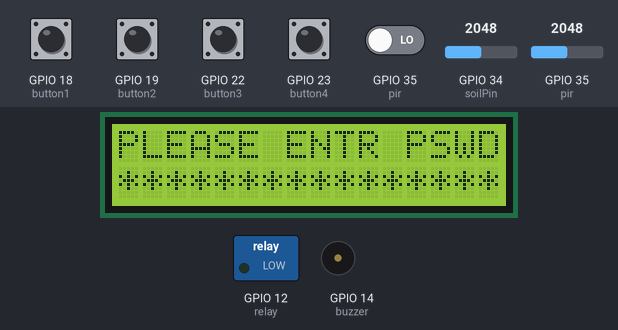
A sketch run on a simulated ESP32. Shown: 16×2 character LCD, switched loads named in the sketch (green lamp = pin HIGH), buzzer (waves = sounding, pin HIGH). The inputs (shaded band) are chosen by the test bench; at power-on: GPIO 18 (button1), GPIO 19 (button2), GPIO 22 (button3), GPIO 23 (button4), GPIO 35 (pir) LOW, GPIO 34 (soilPin) = 2048, GPIO 35 (pir) = 2048. WiFi joins after 1.5 s; servers stay silent unless stated; uploads are accepted with an empty reply; what the sketch prints to the serial monitor is not drawn.

Above: at 5.4 s.
5.5 s: GPIO 34 (soilPin) set to 579
8.4 s: GPIO 34 (soilPin) set to 498
At 9.5 s:
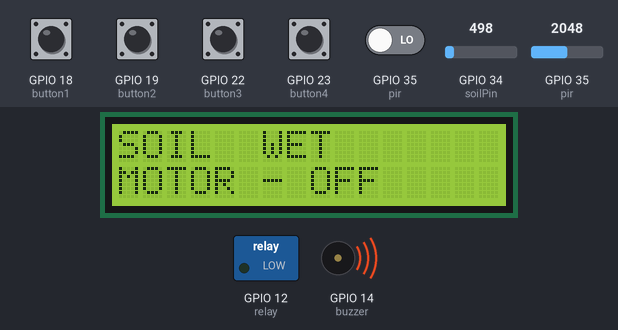
11.7 s: GPIO 34 (soilPin) set to 590
At 13.9 s:
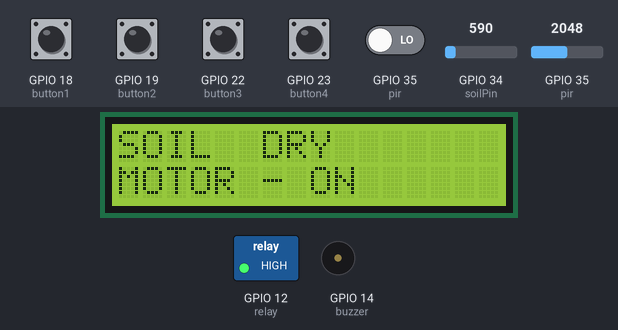
14.5 s: GPIO 18 (button1) pulled HIGH for 0.7 s
At 15.0 s:
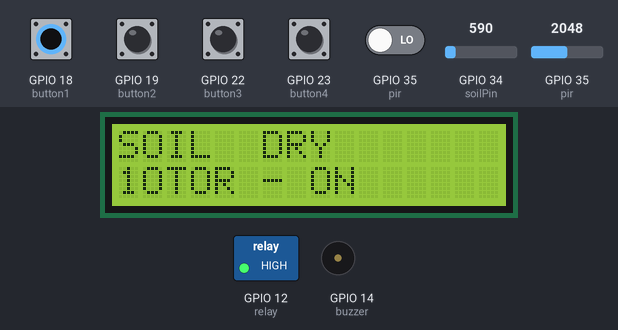
16.7 s: GPIO 19 (button2) pulled HIGH for 0.7 s
At 17.2 s:
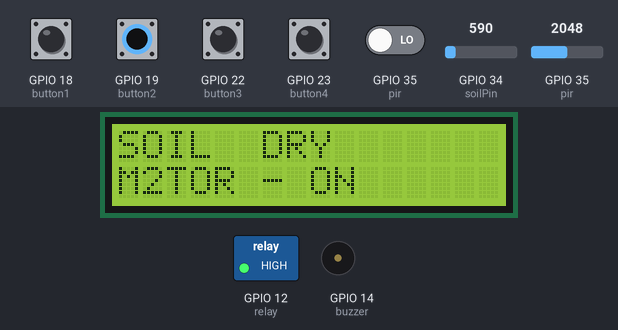
18.9 s: GPIO 22 (button3) pulled HIGH for 0.7 s
At 19.4 s:
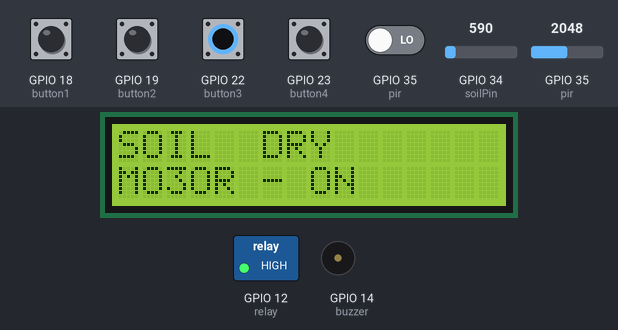
Timing chart, 0 to 21.9 s (numbered marks = the images above; inputs shaded):
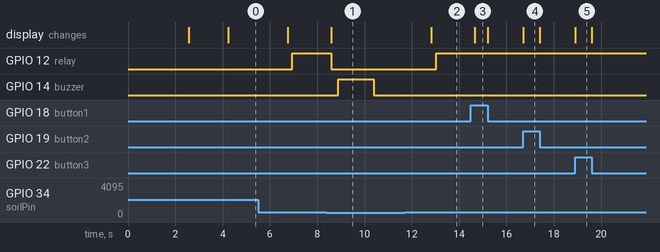

Measured:
- the behaviour switches between 550 and 549 on GPIO 34 (soilPin) (found by bisection; images 0 and 1)
- after the input at 8.4 s, GPIO 12 (relay): HIGH → LOW after 0.20 s; GPIO 14 (buzzer): LOW → HIGH after 0.50 s, → LOW 1.5 s later; the display: changes after 0.20 s (image 1)
- after the input at 11.7 s, GPIO 12 (relay): LOW → HIGH after 1.3 s; GPIO 14 (buzzer): stays LOW (without the input it goes to HIGH after 1.4 s); the display: changes after 1.1 s (image 2)
- after the input at 14.5 s, the display: changes after 0.17 s (image 3)
- after the input at 16.7 s, the display: changes at once (image 4)
- after the input at 18.9 s, the display: changes at once (image 5)

The sketch:

smart_irrigation_ace.ino
```cpp
/*
 * heart patient monitoring system
 *  * hotspot name : project12
 * hotspot possword : project123456
 */

#include <WiFi.h>
#include <HTTPClient.h>
#include <LiquidCrystal.h>
#include <String.h>
#include <stdlib.h>
#include <String.h>

#define button1 18
#define button2 19
#define button3 22
#define button4 23

int p = 0;

#define soilPin 34
#define pir 35
#define buzzer 14
#define relay 12

LiquidCrystal lcd (15,2,4,16,17,5);

// WiFi parameters to be configured
const char* ssid = "project12"; // Hoofdlettergevoelig
const char* password = "project123456"; // Hoofdlettergevoelig

 String a = "http://sms.scubedigi.com/api.php?username=Mydreamacd&password=Mydre@m123&to=8008633011&from=MYDREM&message=";
String msg = "\0";

int flags = 0;
char pass[5] = "\0";
char pass1[5] = "1234";
char pass2[5] = "4321";

int i = 0;

String hbvalue = "\0";
String S = "N";
String M = "N";
float temp1=0.0;
String gas1 = "\0";


int soil = 0;
int flag = 0;

String otp[11] = {"62","72","71","75","97","79","92","79","95","83","99"} ;
unsigned int no = 0;
unsigned hb = 0;
unsigned temp2 = 0;

void beep()
{
   digitalWrite(buzzer, HIGH);
   delay(1500);
    digitalWrite(buzzer, LOW);
    delay(100);
}
void showprojectname ()
{
  lcd.clear();
    lcd.setCursor(0,0);
    lcd.print("SMART IRRIGATION S/M");
    lcd.setCursor(0,1);
    lcd.print("....................");
  delay(2500);
}

void setup() {
  // put your setup code here, to run once:
Serial.begin(9600);
  lcd.begin(16,2);

 pinMode(soilPin,INPUT);
pinMode(pir,INPUT);
pinMode(relay,OUTPUT);
pinMode(buzzer,OUTPUT);

showprojectname ();

lcd.clear();
lcd.setCursor(0,0);
        lcd.print("CONNECTING--TO");
        lcd.setCursor( 2,1);
         lcd.print(ssid);
         delay(100);

  Serial.print("Bezig met verbinden");
  WiFi.begin(ssid, password); // Connect to WiFi

  // while wifi not connected yet, print '.'
  // then after it connected, get out of the loop
  while (WiFi.status() != WL_CONNECTED) {
     delay(500);
     Serial.print(".");
  }

  // Verbonden.
  Serial.println("OK!");

  // Access Point (SSID).
  Serial.print("SSID: ");
  Serial.println(WiFi.SSID());

  // IP adres.
  Serial.print("IP: ");
  Serial.println(WiFi.localIP());
Serial.println("state---------------1");
  // Signaalsterkte.
  long rssi = WiFi.RSSI();
  Serial.print("Signaal sterkte (RSSI): ");
  Serial.print(rssi);
  Serial.println(" dBm");
  Serial.println("");
/*
Serial.println("sending welcome message............");

 if(WiFi.status()== WL_CONNECTED){ //Check WiFi connection status

    HTTPClient http; //Declare an object of class HTTPClient
 //  http.begin("http://sms.scubedigi.com/api.php?username=Mydreamacd&password=Mydre@m123&to=9652490222&from=MYDREM&message=KIT%20STARTED"); //Specify request destination


int httpCode = http.GET(); //Send the request
    if (httpCode > 0) { //Check the returning code
      String payload = http.getString(); //Get the request response payload
      Serial.println(payload); //Print the response payload
    }
    http.end(); //Close connection

delay(4000);
}
*/


}

void loop() {

soil = analogRead(soilPin);
Serial.println("soil="+String(soil));
Serial.print("pir = "); Serial.println(digitalRead(pir));

  lcd.clear ();
  lcdstring (0,0,"PLEASE ENTR PSWD");
  lcdstring (0,1,"****************");
  delay(2500);

  lcd.clear ();
  lcdstring (0,0,"    PASSWORD    ");

Serial.println("in password while loop");

while(i<4)
{
  soil = analogRead(soilPin);
Serial.println("soil="+String(soil));
Serial.print("pir = "); Serial.println(digitalRead(pir));

 if (digitalRead(button1) == HIGH)
  {
      Serial.println("BUTTON --1");
    pass[i]='1';
    lcd.setCursor(i,1);
    lcd.print(pass[i]);
    i++;
    delay(100);
    while(digitalRead(button1)==HIGH);
  }
  else if (digitalRead(button2) == HIGH)
  {
      Serial.println("BUTTON --2");
    pass[i]='2';
    lcd.setCursor(i,1);
    lcd.print(pass[i]);
    i++;
    delay(100);
    while(digitalRead(button2)==HIGH);
  }
   else if (digitalRead(button3) == HIGH)
  {
      Serial.println("BUTTON --3");
    pass[i]='3';
    lcd.setCursor(i,1);
    lcd.print(pass[i]);
    i++;
    delay(100);
    while(digitalRead(button3)==HIGH);
  }
  else if (digitalRead(button4) == HIGH)
  {
      Serial.println("BUTTON --4");
    pass[i]='4';
    lcd.setCursor(i,1);
    lcd.print('4');
    i++;
    delay(100);
    while(digitalRead(button4)==HIGH);
  }

 if(soil<550)
{
  M = "N";
  S = "Y";
Serial.println("******soil alert *********");
  lcd.clear();
  lcd.setCursor(0,0);
    lcd.print("SOIL  WET      ");
    lcd.setCursor(0,1);
    lcd.print("MOTOR - OFF");
    digitalWrite(relay,LOW);
delay(300);
    beep ();
    gas1 = 'H';

    if (flags == 1)
    {
      flags = 0;
    msg = a + "SOIL%20WET%0AMOTOR%20OFF";
send2server ();
    }
//rs = r + String(temp1)+"&b="+S+"&c="+M;
//send2server ();
delay(2000);

}
else
{
   lcd.clear();
  lcd.setCursor(0,0);
    lcd.print("SOIL  DRY      ");
    lcd.setCursor(0,1);
    lcd.print("MOTOR - ON  ");
    delay(200);
    digitalWrite(relay,HIGH);
    if (flags == 0)
    {
      flags = 1;
    msg = a + "SOIL%20DRY%0AMOTOR%20ON";
send2server ();
    }
delay(300);
}

p = analogRead(pir);
Serial.println("pir = "+String(p));

 if ((p > 1500)&&(flag==1))
{
  M = "N";
  S = "Y";
Serial.println("****** pir alert *********");
  lcd.clear();
  lcd.setCursor(0,0);
    lcd.print("PIR DETECTED     ");
    lcd.setCursor(0,1);
    lcd.print("SENDING SMS          ");
delay(300);
    beep ();
    gas1 = 'H';

msg = a + "PIR%20DETECTED%20PLEASE%20CHECK";
send2server ();
//rs = r + String(temp1)+"&b="+S+"&c="+M;
//send2server ();
delay(2000);
}
}
pass[4] = '\0';
Serial.print(F("enterred password = ")); Serial.println(pass);
i = 0;

  if(strcmp(pass,pass1)==0)
  {
    Serial.println("pasworddd  matched.....");
  lcdstring (0,0,"PASSWORD MATCHED     ");
  lcdstring (0,1,"                       ");
  delay(2000);
  flag = 1;
  lcdstring (0,0,"PIR ACTIVATED");
  lcdstring (0,1,"                   ");
  delay(2000);

  }
  else    if(strcmp(pass,pass2)==0)
  {
    Serial.println("pasworddd  matched222.....");
  lcdstring (0,0,"PASSWORD MATCHED     ");
  lcdstring (0,1,"                         ");
  delay(2000);
 flag = 0;
  lcdstring (0,0,"PIR DE-ACTIVATED");
  lcdstring (0,1,"                      ");
  delay(2000);

  }
  else
  {
    Serial.println("wrong pasworddd");
    beep ();


  lcdstring (0,0,"WRONG PASSWORD      ");
  lcdstring (0,1,"TRY AGAIN             ");
  delay(2000);
}


}// loop

void send2server ()
{
Serial.print("msg = "); Serial.println(msg);
if(WiFi.status()== WL_CONNECTED){ //Check WiFi connection status

    HTTPClient http; //Declare an object of class HTTPClient
   // http.begin("http://sms.scubedigi.com/api.php?username=Mydreamacd&password=Mydre@m123&to=9063779181&from=MYDREM&message=RJANED;LKSDF"); //Specify request destination

  //http.begin("http://projectsiot.xyz/IoTProjects/SchoolChildSecurity/childupdate.php?a=U&b=Y");
http.begin(msg);

int httpCode = http.GET(); //Send the request
    if (httpCode > 0) { //Check the returning code
      String payload = http.getString(); //Get the request response payload
      Serial.println(payload); //Print the response payload
    }
    http.end(); //Close connection

delay(50);
}


}
/*
void sendsms ()
{
Serial.println("sending welcome message............");

 if(WiFi.status()== WL_CONNECTED){ //Check WiFi connection status

    HTTPClient http; //Declare an object of class HTTPClient
//   http.begin("http://sms.scubedigi.com/api.php?username=Mydreamacd&password=Mydre@m123&to=9652490222&from=MYDREM&message=");
   http.begin(msg);

int httpCode = http.GET(); //Send the request
    if (httpCode > 0) { //Check the returning code
      String payload = http.getString(); //Get the request response payload
      Serial.println(payload); //Print the response payload
    }
    http.end(); //Close connection

delay(500);
}
}
*/

void lcdstring(int a,int b, String data1)
{
  lcd.setCursor(a,b);
  lcd.print(data1);
}
```
